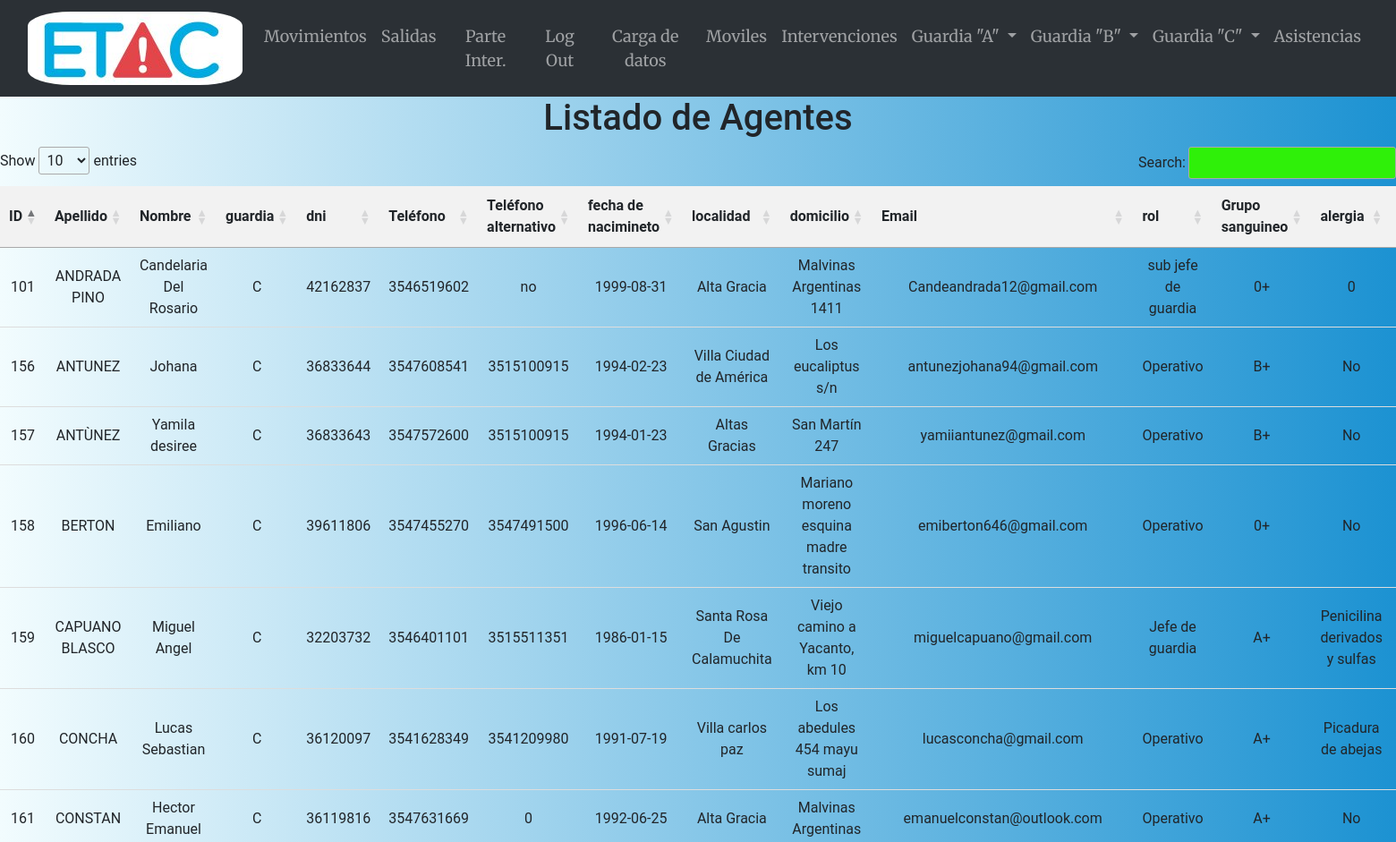
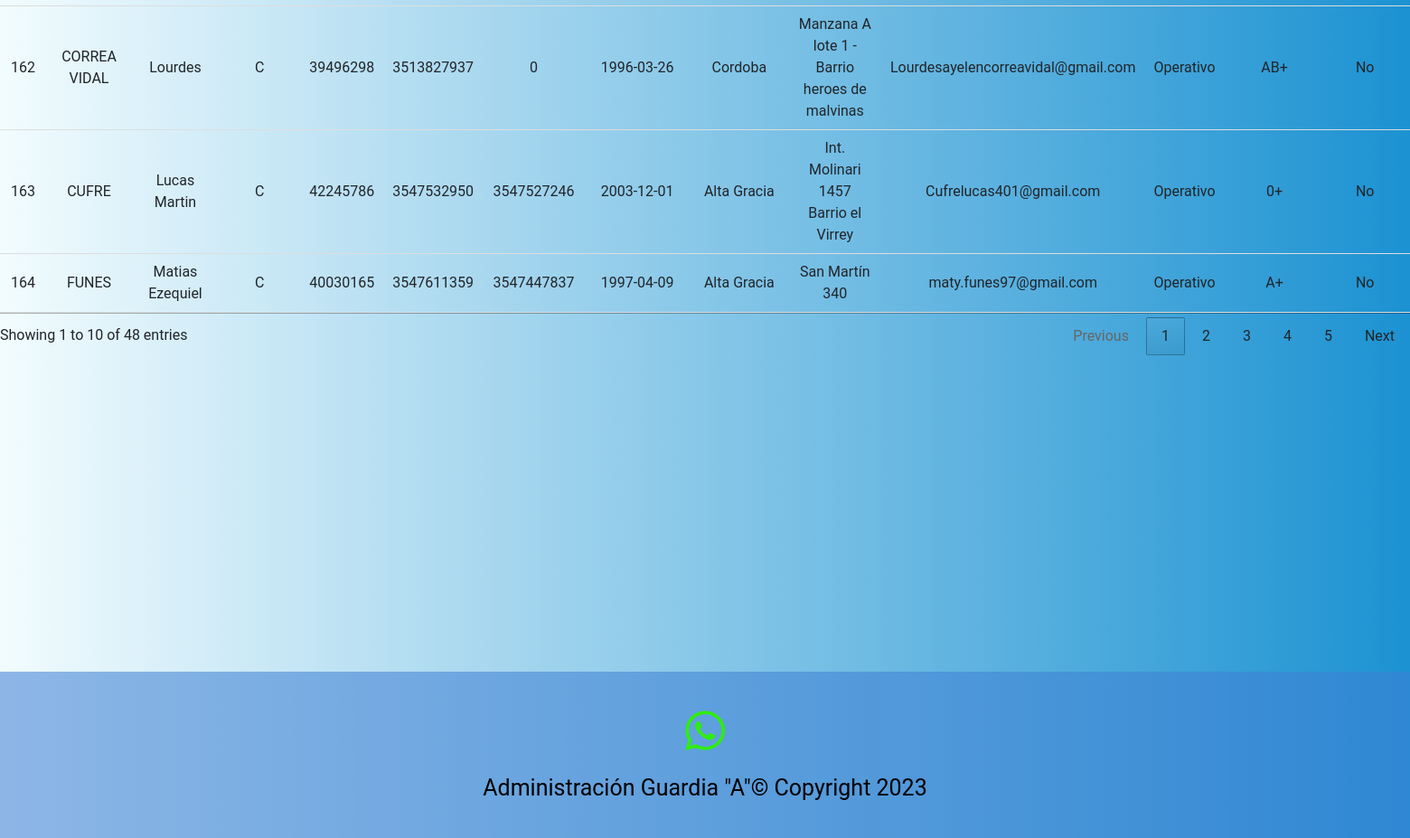
Screenshot of /guardiaC (signed in) with the database file from the repository (2 pictures, top to bottom).
### main.py (models this page shows)
    class Agentes(db.Model):
        id_agente = db.Column(db.Integer, primary_key=True, unique=True)
        apellido = db.Column(db.String(100))
        nombre = db.Column(db.String(100))
        guardia = db.Column(db.String(10))
        dni = db.Column(db.Integer)
        telefono = db.Column(db.Integer)
        telefono_alternativo = db.Column(db.Integer)
        Fecha_nacimiento = db.Column(db.Date)
        localidad = db.Column(db.String(100))
        domicilio = db.Column(db.String(300))
        email = db.Column(db.String(100))
        Rol = db.Column(db.String(100))
        Grupo_sanguineo = db.Column(db.String(100))
        Alergia = db.Column(db.String(100))
        Camada = db.Column(db.String(10))
        Bombero = db.Column(db.String(1000))
        registro = db.Column(db.String(1000))

### main.py (the view)
@app.route('/guardiaC', methods=["GET", "POST"])
@login_required
def guardiaC():
    agentesC = Agentes.query.filter(Agentes.guardia == 'C').order_by(Agentes.id_agente).all()
    return render_template("guardiaC.html", lista_agentes=agentesC)

### main.py (called while the page is built)
@login_manager.user_loader
def load_user(user_id):
    return User.query.get(int(user_id))

### templates/guardiaC.html (shortened to what this page needs)
{% extends "base.html" %}
{% block content %}
    <h1>Listado de Agentes</h1>
    {% if lista_agentes %}
    <table id="agentesTable">
        <thead>
            <tr>
                <th>ID</th>
                <th>Apellido</th>
                <th>Nombre</th>
                <th>guardia</th>
                <th>dni</th>
                <th>Teléfono</th>
                <th>Teléfono alternativo</th>
                <th>fecha de nacimineto</th>
                <th>localidad</th>
                <th>domicilio</th>
                <th>Email</th>
                <th>rol</th>
                <th>Grupo sanguineo</th>
                <th>alergia</th>
                <th>camada</th>
            </tr>
        </thead>
        <tbody>
            {% for agente in lista_agentes %}
                <tr>
                    <td>{{ agente.id_agente }}</td>
                    <td>{{ agente.apellido }}</td>
                    <td>{{ agente.nombre }}</td>
                    <td>{{ agente.guardia }}</td>
                    <td>{{ agente.dni }}</td>
                    <td>{{ agente.telefono }}</td>
                    <td>{{ agente.telefono_alternativo }}</td>
                    <td>{{ agente.Fecha_nacimiento }}</td>
                    <td>{{ agente.localidad }}</td>
                    <td>{{ agente.domicilio }}</td>
                    <td>{{ agente.email }}</td>
                    <td>{{ agente.Rol }}</td>
                    <td>{{ agente.Grupo_sanguineo }}</td>
                    <td>{{ agente.Alergia }}</td>
                    <td>{{ agente.Camada }}</td>
                </tr>
            {% endfor %}
        </tbody>
    </table>
    {% else %}
        <p>No hay agentes registrados.</p>
    {% endif %}
{% endblock %}

### static/style.css (style rules this page uses)
body { background: #1c92d2; background: -webkit-linear-gradient(to right, #f2fcfe, #1c92d2); background: linear-gradient(to right, #f2fcfe, #1c92d2); text-align:center; font-family:"Roboto"; }
table { width: 100%; border-collapse: collapse; margin-bottom: 20px; }
th { background-color: #f2f2f2; text-align: left; padding: 10px; }
td { padding: 10px; border-bottom: 1px solid #ddd; }
tr:nth-child(odd) { background-color: #84E8EC; }

### rows the page displays
Agentes: id_agente "101", apellido "ANDRADA PINO", nombre "Candelaria Del Rosario", guardia "C", dni "42162837", telefono "3546519602", telefono_alternativo "no", Fecha_nacimiento "1999-08-31", localidad "Alta Gracia", domicilio "Malvinas Argentinas 1411", email "Candeandrada12@gmail.com", Rol "sub jefe de guardia", Grupo_sanguineo "0+", Alergia "0"
Agentes: id_agente "156", apellido "ANTUNEZ", nombre "Johana", guardia "C", dni "36833644", telefono "3547608541", telefono_alternativo "3515100915", Fecha_nacimiento "1994-02-23", localidad "Villa Ciudad de América", domicilio "Los eucaliptus s/n", email "antunezjohana94@gmail.com", Rol "Operativo", Grupo_sanguineo "B+", Alergia "No"
Agentes: id_agente "157", apellido "ANTÙNEZ", nombre "Yamila desiree", guardia "C", dni "36833643", telefono "3547572600", telefono_alternativo "3515100915", Fecha_nacimiento "1994-01-23", localidad "Altas Gracias", domicilio "San Martín 247", email "yamiiantunez@gmail.com", Rol "Operativo", Grupo_sanguineo "B+", Alergia "No"
Agentes: id_agente "158", apellido "BERTON", nombre "Emiliano", guardia "C", dni "39611806", telefono "3547455270", telefono_alternativo "3547491500", Fecha_nacimiento "1996-06-14", localidad "San Agustin", domicilio "Mariano moreno esquina madre transito", email "emiberton646@gmail.com", Rol "Operativo", Grupo_sanguineo "0+", Alergia "No"
Agentes: id_agente "159", apellido "CAPUANO BLASCO", nombre "Miguel Angel", guardia "C", dni "32203732", telefono "3546401101", telefono_alternativo "3515511351", Fecha_nacimiento "1986-01-15", localidad "Santa Rosa De Calamuchita", domicilio "Viejo camino a Yacanto, km 10", email "miguelcapuano@gmail.com", Rol "Jefe de guardia", Grupo_sanguineo "A+", Alergia "Penicilina derivados y sulfas"
Agentes: id_agente "160", apellido "CONCHA", nombre "Lucas Sebastian", guardia "C", dni "36120097", telefono "3541628349", telefono_alternativo "3541209980", Fecha_nacimiento "1991-07-19", localidad "Villa carlos paz", domicilio "Los abedules 454 mayu sumaj", email "lucasconcha@gmail.com", Rol "Operativo", Grupo_sanguineo "A+", Alergia "Picadura de abejas"
Agentes: id_agente "161", apellido "CONSTAN", nombre "Hector Emanuel", guardia "C", dni "36119816", telefono "3547631669", telefono_alternativo "0", Fecha_nacimiento "1992-06-25", localidad "Alta Gracia", domicilio "Malvinas Argentinas", email "emanuelconstan@outlook.com", Rol "Operativo", Grupo_sanguineo "A+", Alergia "No"
Agentes: id_agente "162", apellido "CORREA VIDAL", nombre "Lourdes", guardia "C", dni "39496298", telefono "3513827937", telefono_alternativo "0", Fecha_nacimiento "1996-03-26", localidad "Cordoba", domicilio "Manzana A lote 1 - Barrio heroes de malvinas", email "Lourdesayelencorreavidal@gmail.com", Rol "Operativo", Grupo_sanguineo "AB+", Alergia "No"
Agentes: id_agente "163", apellido "CUFRE", nombre "Lucas Martin", guardia "C", dni "42245786", telefono "3547532950", telefono_alternativo "3547527246", Fecha_nacimiento "2003-12-01", localidad "Alta Gracia", domicilio "Int. Molinari 1457 Barrio el Virrey", email "Cufrelucas401@gmail.com", Rol "Operativo", Grupo_sanguineo "0+", Alergia "No"
Agentes: id_agente "164", apellido "FUNES", nombre "Matias Ezequiel", guardia "C", dni "40030165", telefono "3547611359", telefono_alternativo "3547447837", Fecha_nacimiento "1997-04-09", localidad "Alta Gracia", domicilio "San Martín 340", email "maty.funes97@gmail.com", Rol "Operativo", Grupo_sanguineo "A+", Alergia "No"
